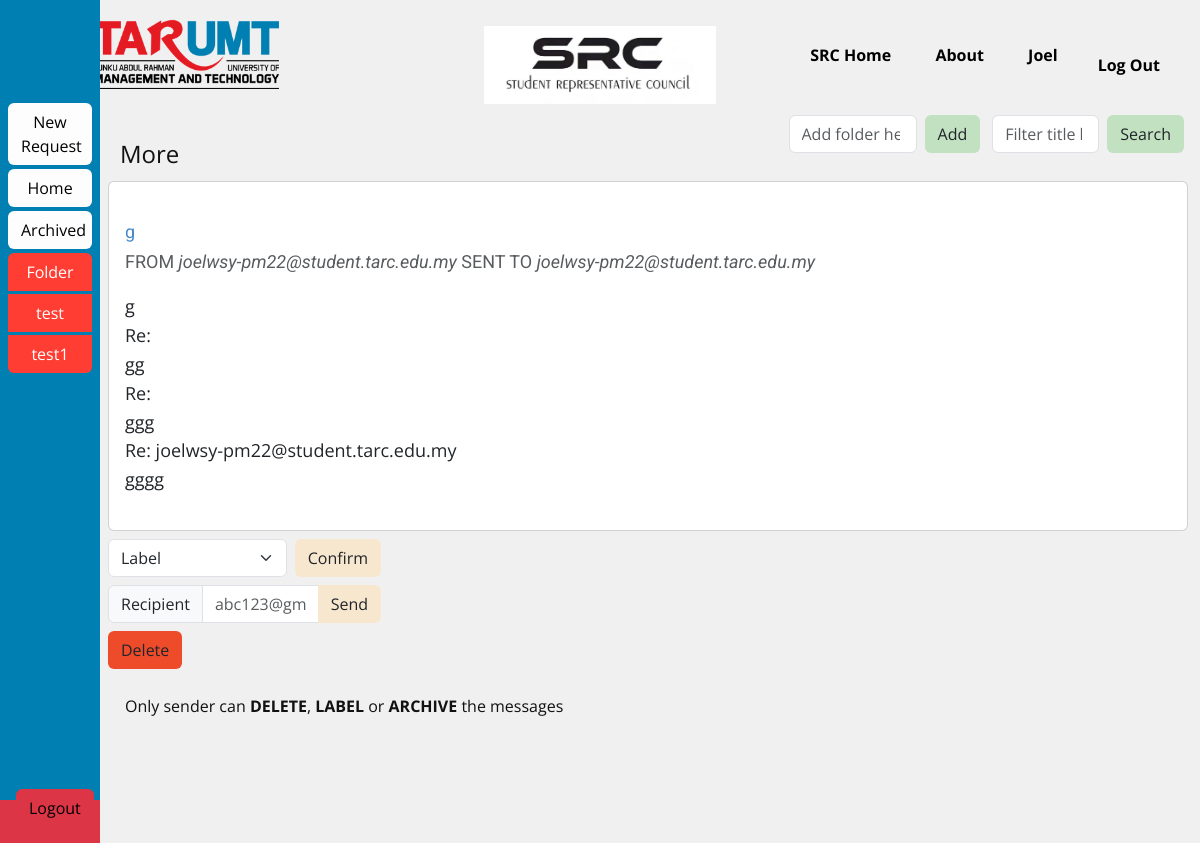
The app's page /ass9.php?msgid=4 (signed in) with its own data.
### tables this page shows
CREATE TABLE `label` (
  `studentemail` varchar(40) NOT NULL,
  `label` varchar(20) NOT NULL
);

CREATE TABLE `msg` (
  `studentemail` varchar(40) NOT NULL,
  `studentemailre` varchar(40) NOT NULL,
  `status` enum('active','archive') NOT NULL DEFAULT 'active',
  `label` varchar(255) NOT NULL,
  `msgid` int(5) NOT NULL,
  `msgtitle` varchar(50) NOT NULL,
  `msgcontent` varchar(255) NOT NULL
);

### ass9.php (the view, shortened to what this page needs)
<!DOCTYPE html>
<html lang="en">
    <head>
        <link href="https://cdn.jsdelivr.net/npm/bootstrap@5.3.0-alpha3/dist/css/bootstrap.min.css" rel="stylesheet"
>
        <link rel="stylesheet" href="css/nicepage.css" media="screen">
    </head>
    <body style="background-color: #f0f0f0;" >
        <?php
        include 'header.php';
        ?>
        <div class="container-fluid" style="z-index: 2;">
            <div class="row" style="height: 92vh;">
                <div class="col-1 p-2 fixed-top" style="height: 100vh; z-index: 1; background-color: #0080B2;" id="sidebar">
                    <div style="height: 75.2823px;">
                    </div>
                    <ul class="list-group">
                        <a href="ass8.php" class="mb-1 btn btn-md btn-block" style="background-color: #fdfdfd;">New Request</a>
                        <a href="ass4.php" class="mb-1 btn btn-md btn-block" style="background-color: #fdfdfd;">Home</a>
                        <a href="ass6.php" class="mb-1 btn btn-md btn-block" style="background-color: #fdfdfd;">Archived</a>
                        <?php
                        $conn = new mysqli(DB_HOST, DB_USER, DB_PASS, DB_NAME);
                        $studentemail = $_SESSION['studentemail'];
                        $sql = "SELECT label FROM label WHERE studentemail = '$studentemail'";
                        $result = mysqli_query($conn, $sql);
                        if (mysqli_num_rows($result) > 0) {
                            echo "<div class='btn-group-vertical'>";
                            echo "<a href='' class='mb-1 btn btn-md btn-block' style='background-color: #ff3d33; color: white;'>Folder</a>";
                            while ($row = mysqli_fetch_assoc($result)) {
                                echo "<a href='ass7.php?label=" . $row['label'] . "' class='mb-1 btn btn-md btn-block' style='background-color: #ff3d33; color: white;'>" . $row['label'] . "</a>";
                            }
                            echo "</div>";
                        } else {
                            echo "<div class='btn-group-vertical'><a href='' class='mb-1 btn btn-md btn-block' style='background-color: #ff3d33; color: white;'>Folder</a></div>";
                        }
                        ?>
                    </ul>
                    <div class="fixed-bottom mb-3 ms-3">
                        <a href="logout.php" class="btn btn-danger btn-md btn-block">Logout</a>
                    </div>
                </div>
                <div class="col-11 p-0 ps-2 pt-2">
                    <div class="container-fluid">
                        <div class="row">
                            <div class="col-3">
                                <div class="fs-4 mb-1" style="height:42px;
                                     ">
                                    <nav style=" --bs-breadcrumb-divider: '>';
                                         " aria-label="breadcrumb">
                                        <ol class="breadcrumb">
                                            <li class="breadcrumb-item">More</li>
                                    </nav>
                                </div>
                            </div>
                            <div class="col-9 pe-3">
                                <div class="row">
                                    <div class="col-3">
                                    </div>
                                    <div class="col-3">
                                    </div>
                                    <div class = "col-3 ps-0">
                                        <form class = "d-flex" action = "add_label.php" method = "post">
                                            <input name = "addlabel" class = "form-control me-2" type = "search" placeholder = "Add folder here..." aria-label = "Search">
                                            <button class = "btn" type = "submit" style = "background-color: #C1E1C1;">Add</button>
                                        </form>
                                    </div>
                                    <div class = "col-3 ps-0">
                                        <form class = "d-flex " method="post" action="process_search.php">
                                            <input name='search' class = "form-control me-2" type = "search"
                                                   placeholder = "Filter title here..." aria-label = "Search">
                                            <button class = "btn" style = "background-color: #C1E1C1;"type = "submit">Search</button>
                                        </form>
                                    </div>
                                </div>
                            </div>
                        </div>
                    </div>
                    <?php
                    $msgid = $_GET['msgid'];
                    $conn = new mysqli(DB_HOST, DB_USER, DB_PASS, DB_NAME);
                    $sql = "SELECT msgid, msgtitle, msgcontent, studentemail, studentemailre FROM msg WHERE msgid = '$msgid' AND (studentemail = '$studentemail' OR studentemailre = '$studentemail')";
                    $result = mysqli_query($conn, $sql);
                    if (mysqli_num_rows($result) > 0) {
                        echo "<form method='post' action='process_select.php'>";
                        while ($row = mysqli_fetch_assoc($result)) {
                            echo "<div class='container-fluid mb-2 ps-0'>";
                            echo "<div class='card ps-0' style=''>";
                            echo "<div class='card-body'>";
                            echo "<h5 class = 'card-title'><a href = ''>" . $row['msgtitle'] . "</a></h5>";
                            echo "<h6 class='card-subtitle mb-2 text-muted'>FROM<i> " . $row['studentemail'] . "</i> SENT TO <i>" . $row['studentemailre'] . "</i></h6>";
                            echo "<p class='card-text'>";
                            echo $row['msgcontent'];
                            echo "</p>";
                            echo "</div>";
                            echo "</div>";
                            echo "</div>";
                        }
                    }
                    ?>
                    <form action="process_select.php" method="post">
                        <div class="d-flex col-3 mb-2">
                            <select class="form-select me-2" id="dropdown" name="label">
                                <option selected>Label</option>
                            </select>
                            <button type="submit" class="btn btn-block" style="background-color: #f7e7ce">Confirm</button>
                        </div>
                    </form>
                    <form action="process_forward.php" method="post">
                        <div class="d-flex col-3 mb-2">
                            <div class="input-group">
                                <span class="input-group-text" id="basic-addon1">Recipient</span>
                                <input required type="email" name='reemail' class="form-control" placeholder="abc123@gmail.com" aria-label="Username" aria-describedby="basic-addon1">
                                <button type="submit" class="btn btn-block" style="background-color: #f7e7ce" >Send</button>
                            </div>
                        </div>
                    </form>
                    <form action="process_delete.php" method="post">
                        <div class="d-flex col-3 mb-2">
                            <button type="submit" class="btn btn-block" style="background-color: #EE4B2B" >Delete</button>
                        </div>
                    </form>
                    <div class="alert mb-2" style="width: fit-content;" role="alert">
                        Only sender can <b>DELETE</b>, <b>LABEL</b> or <b>ARCHIVE</b> the messages
                    </div>
                    </body>
                    </html>

### ass9.php (style rules this page uses)
a:link { text-decoration: none; color: black; }

### records on screen
label: label "test"
label: label "test1"
msg: msgtitle "g", studentemail "joelwsy-pm22@student.tarc.edu.my", studentemailre "joelwsy-pm22@student.tarc.edu.my", msgcontent "g Re: gg Re: ggg Re: joelwsy-pm22@student.tarc.edu.my gggg"

### other values on screen
$studentname "Joel"
